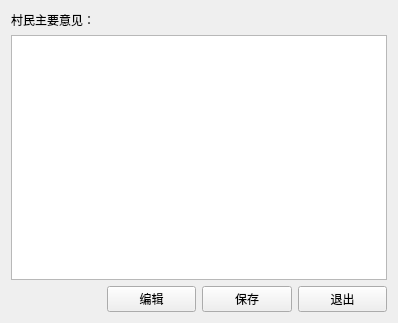
<?xml version="1.0" encoding="UTF-8"?>
<ui version="4.0">
 <class>CunMinYIjianForm</class>
 <widget class="QWidget" name="CunMinYIjianForm">
  <property name="geometry">
   <rect>
    <x>0</x>
    <y>0</y>
    <width>398</width>
    <height>323</height>
   </rect>
  </property>
  <property name="windowTitle">
   <string>村民意见</string>
  </property>
  <layout class="QGridLayout" name="gridLayout">
   <item row="0" column="0">
    <widget class="QLabel" name="label">
     <property name="text">
      <string>村民主要意见：</string>
     </property>
    </widget>
   </item>
   <item row="1" column="0" colspan="4">
    <widget class="QTextEdit" name="textEdit"/>
   </item>
   <item row="2" column="1">
    <widget class="QPushButton" name="pushButton">
     <property name="text">
      <string>编辑</string>
     </property>
    </widget>
   </item>
   <item row="2" column="2">
    <widget class="QPushButton" name="pushButton_2">
     <property name="text">
      <string>保存</string>
     </property>
    </widget>
   </item>
   <item row="2" column="3">
    <widget class="QPushButton" name="pushButton_3">
     <property name="text">
      <string>退出</string>
     </property>
    </widget>
   </item>
  </layout>
 </widget>
 <resources/>
 <connections/>
</ui>
